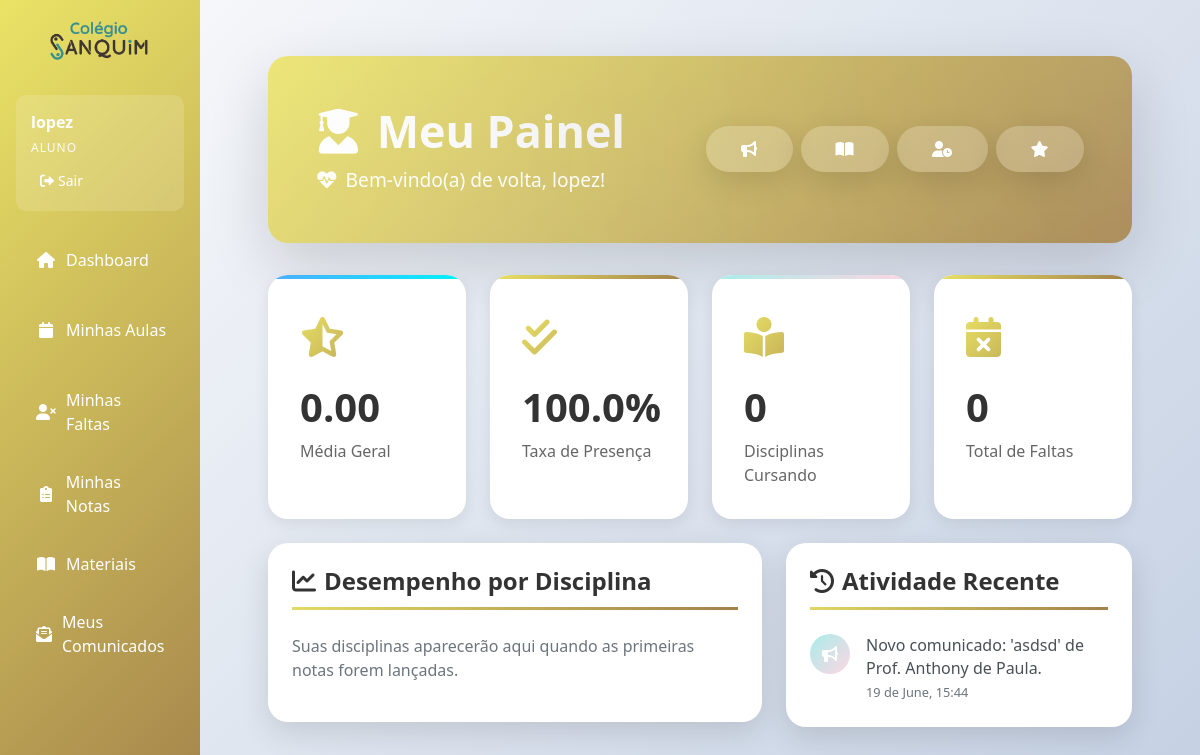
Page /dashboard-aluno (signed in) on the committed database.
### app.py (models this page shows, shortened)
class Aluno(db.Model):
    __tablename__ = 'aluno'
    id = db.Column(db.Integer, primary_key=True)
    nome = db.Column(db.String(100), nullable=False)
    ra = db.Column(db.String(20), nullable=False, unique=True)
    data_nascimento = db.Column(db.Date)
    cpf = db.Column(db.String(14), nullable=False, unique=True)
    rg = db.Column(db.String(20))
    endereco = db.Column(db.String(255))
    bairro = db.Column(db.String(100))
    cidade = db.Column(db.String(100))
    email = db.Column(db.String(120), unique=True, nullable=False)
    telefone = db.Column(db.String(20))
    status = db.Column(db.Integer, default=1)
    senha_hash = db.Column(db.String(255), nullable=True)
    turma_id = db.Column(db.Integer, db.ForeignKey('turma.id'))
    notas = db.relationship('Nota', backref='aluno', lazy=True)
    turma = db.relationship('Turma', backref='aluno', lazy=True)

class Comunicado(db.Model):
    id = db.Column(db.Integer, primary_key=True)
    titulo = db.Column(db.String(150), nullable=False)
    conteudo = db.Column(db.Text, nullable=False)
    data_publicacao = db.Column(db.DateTime, default=datetime.utcnow)
    professor_id = db.Column(db.Integer, db.ForeignKey('professor.id'), nullable=False)
    turma_id = db.Column(db.Integer, db.ForeignKey('turma.id'), nullable=True)
    professor = db.relationship('Professor', backref='comunicados')
    turma = db.relationship('Turma', backref='comunicados')

### app.py (the view, shortened to what this page needs)
@app.route('/dashboard-aluno')
@login_required
def dashboard_aluno():
    if session.get('user_tipo') != 'aluno':
        flash('Acesso negado!', 'error')
        return redirect(url_for('index'))
    aluno_id = session.get('user_id')
    aluno = Aluno.query.get(aluno_id)
    if not aluno:
        flash('Aluno não encontrado.', 'error')
        session.clear()
        return redirect(url_for('login'))
    notas = Nota.query.filter_by(aluno_id=aluno_id).order_by(Nota.data.desc()).all()
    faltas = Falta.query.filter_by(aluno_id=aluno_id).order_by(Falta.data.desc()).all()
    disciplinas_ids = {nota.disciplina_id for nota in notas}
    disciplinas = Disciplina.query.filter(Disciplina.id.in_(disciplinas_ids)).all() if disciplinas_ids else []
    media_por_disciplina = {}
    media_geral = sum(media_por_disciplina.values()) / len(media_por_disciplina) if media_por_disciplina else 0.0
    total_aulas_registradas = Aula.query.filter(Aula.disciplina_id.in_(disciplinas_ids)).count() if disciplinas_ids else 0
    taxa_presenca = ((total_aulas_registradas - len(faltas)) / total_aulas_registradas * 100) if total_aulas_registradas > 0 else 100.0
    atividades_recentes = []
    comunicados = Comunicado.query.filter(
        (Comunicado.turma_id == aluno.turma_id) | (Comunicado.turma_id == None)
    ).order_by(Comunicado.data_publicacao.desc()).limit(3).all()
    for com in comunicados:
        atividades_recentes.append({
            'data': com.data_publicacao,
            'tipo': 'comunicado',
            'icone': 'fa-bullhorn',
            'cor': 'info',
            'descricao': f"Novo comunicado: '{com.titulo}' de Prof. {com.professor.nome}."
        })
    atividades_recentes.sort(key=lambda x: x['data'], reverse=True)
    return render_template(
        'dashboard/aluno.html',
        aluno=aluno,
        turma=aluno.turma,
        disciplinas=disciplinas,
        media_por_disciplina=media_por_disciplina,
        media_geral=media_geral,
        taxa_presenca=taxa_presenca,
        total_faltas=len(faltas),
        atividades_recentes=atividades_recentes[:5] # Limita o feed aos 5 itens mais recentes
    )

### app.py (called while the page is built)
def login_required(f):
    @wraps(f)
    def decorated_function(*args, **kwargs):
        if 'user_id' not in session:
            return redirect(url_for('login'))
        return f(*args, **kwargs)
    return decorated_function

### templates/dashboard/aluno.html (shortened to what this page needs)
{% extends "base.html" %}
{% block content %}
<div class="main-container">
    <div class="header-section" style="background: var(--primary-gradient);">
        <div class="header-background"></div>
        <div class="header-content d-flex justify-content-between align-items-center flex-wrap">
            <div class="mb-3 mb-md-0">
                <h1 class="page-title mb-2"><i class="fas fa-user-graduate me-3"></i>Meu Painel</h1>
                <p class="page-subtitle"><i class="fas fa-heartbeat me-2"></i>Bem-vindo(a) de volta, {{ aluno.nome.split()[0] }}!</p>
            </div>
            <div class="d-flex gap-2 flex-wrap justify-content-end">
                <a href="{{ url_for('listar_comunicados_aluno') }}" class="btn-new" style="background: rgba(255,255,255,0.2);"><i class="fas fa-bullhorn"></i></a>
                <a href="{{ url_for('minhas_aulas') }}" class="btn-new" style="background: rgba(255,255,255,0.2);"><i class="fas fa-book-open"></i></a>
                <a href="{{ url_for('listar_faltas_aluno') }}" class="btn-new" style="background: rgba(255,255,255,0.2);"><i class="fas fa-user-clock"></i></a>
                <a href="{{ url_for('listar_notas') }}" class="btn-new" style="background: rgba(255,255,255,0.2);"><i class="fas fa-star"></i></a>
            </div>
        </div>
    </div>
    <div class="stats-container mb-4">
        <div class="row g-4">
            <div class="col-lg-3 col-md-6"><div class="stat-card stat-success"><div class="stat-icon"><i class="fas fa-star-half-alt"></i></div><div class="stat-content"><h3>{{ "%.2f"|format(media_geral) }}</h3><p>Média Geral</p></div></div></div>
            <div class="col-lg-3 col-md-6"><div class="stat-card stat-primary"><div class="stat-icon"><i class="fas fa-check-double"></i></div><div class="stat-content"><h3>{{ "%.1f"|format(taxa_presenca) }}%</h3><p>Taxa de Presença</p></div></div></div>
            <div class="col-lg-3 col-md-6"><div class="stat-card stat-info"><div class="stat-icon"><i class="fas fa-book-reader"></i></div><div class="stat-content"><h3>{{ disciplinas|length }}</h3><p>Disciplinas Cursando</p></div></div></div>
            <div class="col-lg-3 col-md-6"><div class="stat-card stat-danger"><div class="stat-icon"><i class="fas fa-calendar-times"></i></div><div class="stat-content"><h3>{{ total_faltas }}</h3><p>Total de Faltas</p></div></div></div>
        </div>
    </div>
    <div class="row">
        <div class="col-lg-7">
            <div class="main-card mb-4">
                <div class="card-body p-4">
                    <h4 class="card-title-custom"><i class="fas fa-chart-line me-2"></i>Desempenho por Disciplina</h4>
                    <div class="discipline-performance-list">
                    {% for disc in disciplinas %}
                        <div class="discipline-card">
                            <div class="discipline-header">
                                <strong class="discipline-name">{{ disc.nome }}</strong>
                                <span class="professor-name">Prof. {{ disc.professor.nome if disc.professor else 'N/D' }}</span>
                            </div>
                            <div class="progress-wrapper">
                                {% set media = media_por_disciplina.get(disc.id, 0) %}
                                <div class="progress" style="height: 18px;">
                                    <div class="progress-bar" role="progressbar" style="width: {{ media * 10 }}%;" aria-valuenow="{{ media }}" aria-valuemin="0" aria-valuemax="10">
                                        {{ "%.1f"|format(media) }}
                                    </div>
                                </div>
                            </div>
                        </div>
                    {% else %}
                        <p class="text-muted">Suas disciplinas aparecerão aqui quando as primeiras notas forem lançadas.</p>
                    {% endfor %}
                    </div>
                </div>
            </div>
        </div>
        <div class="col-lg-5">
            <div class="main-card mb-4">
                <div class="card-body p-4">
                    <h4 class="card-title-custom"><i class="fas fa-history me-2"></i>Atividade Recente</h4>
                    <ul class="activity-feed">
                    {% for atividade in atividades_recentes %}
                        <li class="activity-item">
                            <div class="activity-icon bg-{{ atividade.cor }}">
                                <i class="fas {{ atividade.icone }}"></i>
                            </div>
                            <div class="activity-content">
                                <p class="mb-0">{{ atividade.descricao }}</p>
                                <small class="text-muted">{{ atividade.data.strftime('%d de %B, %H:%M') }}</small>
                            </div>
                        </li>
                    {% else %}
                        <li class="activity-item">
                             <div class="activity-icon bg-secondary"><i class="fas fa-coffee"></i></div>
                            <div class="activity-content"><p class="mb-0">Nenhuma atividade recente para mostrar.</p></div>
                        </li>
                    {% endfor %}
                    </ul>
                </div>
            </div>
        </div>
    </div>
</div>
{% endblock %}

### templates/base.html (shortened to what this page needs)
<!DOCTYPE html>
<html lang="pt-br">
  <head>
    <link
      href="https://cdnjs.cloudflare.com/ajax/libs/bootstrap/5.1.3/css/bootstrap.min.css"
      rel="stylesheet"
    />
    <link
      href="https://cdnjs.cloudflare.com/ajax/libs/font-awesome/6.0.0/css/all.min.css"
      rel="stylesheet"
    />
  </head>
  <body>
    <div class="container-fluid">
      <div class="row">
        <div class="col-md-3 col-lg-2 px-0 sidebar">
          <div class="mt-auto text-center py-3" style="margin-top: auto !important;">
              <img src="{{ url_for('static', filename='images/logosamquim.png') }}"
                   alt="Sanquim Logo"
                   style="max-width: 50%; height: auto;">
          </div>
          <div class="p-3">
            <div class="user-info">
              <div class="user-name">{{ session.user_nome }}</div>
              <div class="user-type">{{ session.user_tipo|capitalize }}</div>
              <div
                class="mt-2 d-flex justify-content-between align-items-center"
              >
                <a
                  href="{{ url_for('logout') }}"
                  class="btn btn-logout btn-sm"
                  style="color: white"
                >
                  <i class="fas fa-sign-out-alt me-1"></i>Sair
                </a>
              </div>
            </div>
            <nav class="nav flex-column mt-3">
              {% if session.user_tipo != 'admin' %}
              <a
                class="nav-link {% if request.endpoint == 'index' %}active{% endif %}"
                href="{{ url_for('index') }}"
              >
                <i class="fas fa-home"></i> Dashboard
              </a>
              {% endif %}
              {% if session.user_tipo == 'aluno' %}
              <a
                class="nav-link {% if request.endpoint == 'calendario_aluno' %}active{% endif %}"
                href="{{ url_for('calendario_aluno') }}"
              >
                <i class="fas fa-calendar"></i> Minhas Aulas
              <a
                class="nav-link {% if request.endpoint == 'listar_faltas_aluno' %}active{% endif %}"
                href="{{ url_for('listar_faltas_aluno') }}"
              >
                <i class="fas fa-user-times"></i> Minhas Faltas
              </a>
              <a
                class="nav-link {% if request.endpoint == 'listar_notas' %}active{% endif %}"
                href="{{ url_for('listar_notas') }}"
              >
                <i class="fas fa-clipboard-list"></i> Minhas Notas
              </a>
              <a
                class="nav-link {% if request.endpoint == 'ver_materiais' %}active{% endif %}"
                href="{{ url_for('ver_materiais') }}"
              >
                <i class="fas fa-book-open"></i> Materiais
              </a>
              <a
                class="nav-link {% if request.endpoint == 'listar_comunicados_aluno' %}active{% endif %}"
                href="{{ url_for('listar_comunicados_aluno') }}"
              >
                <i class="fas fa-envelope-open-text"></i> Meus Comunicados
              </a>
              {% endif %}
            </nav>
          </div>
        </div>
        <div class="col-md-9 col-lg-10 main-content" style="background: linear-gradient(135deg, #f5f7fa 0%, #c3cfe2 100%);">
          <div class="p-4">
            {% block content %}{% endblock %}
          </div>
        </div>
      </div>
    </div>
  </body>
</html>

### templates/base.html (style rules this page uses)
:root { --primary-color: #eae366; --secondary-color: #a2814b; --accent-color: #379091; --danger-color: #e74c3c; --success-color: #2ecc71; }
.sidebar { background: linear-gradient( 135deg, var(--primary-color) 0%, var(--secondary-color) 100% ); min-height: 100vh; transition: all 0.3s; }
.sidebar .nav-link { color: white; padding: 12px 20px; border-radius: 8px; margin: 5px 0; transition: all 0.2s; display: flex; align-items: center; }
.sidebar .nav-link i { margin-right: 10px; width: 20px; text-align: center; }
.main-content { background-color: #f8f9fa; min-height: 100vh; }
.user-info { background-color: rgba(255, 255, 255, 0.15); border-radius: 10px; padding: 15px; margin-bottom: 20px; backdrop-filter: blur(5px); }
.user-info .user-name { color: white; font-weight: bold; margin-bottom: 5px; }
.user-info .user-type { color: rgba(255, 255, 255, 0.9); font-size: 12px; text-transform: uppercase; letter-spacing: 1px; }

### rows in the picture
Aluno: user_nome "lopez", nome "lopez"
Comunicado: data "19 de June, 15:44"

### other values in the picture
{{ session.user_tipo|capitalize }} "ALUNO"
{{ "%.2f"|format(media_geral) }} "0.00"
{{ "%.1f"|format(taxa_presenca) }} "100.0"
{{ disciplinas|length }} "0"
{{ total_faltas }} "0"
{{ atividade.descricao }} "Novo comunicado: 'asdsd' de Prof. Anthony de Paula."
